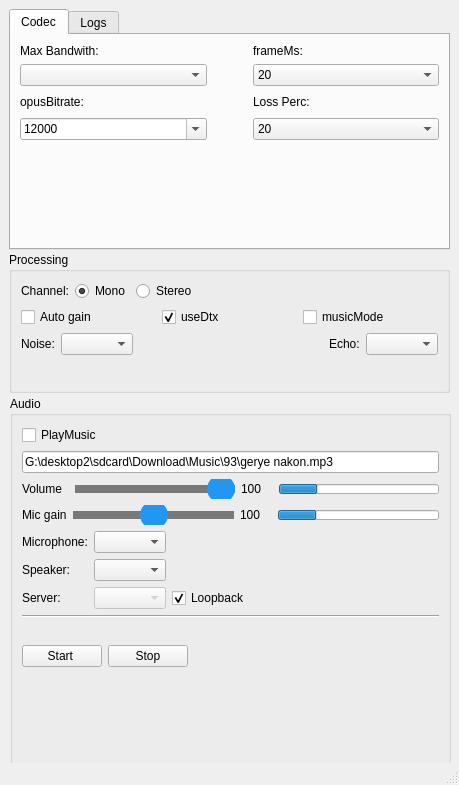
<?xml version="1.0" encoding="UTF-8"?>
<ui version="4.0">
 <class>MainWindow</class>
 <widget class="QMainWindow" name="MainWindow">
  <property name="geometry">
   <rect>
    <x>0</x>
    <y>0</y>
    <width>459</width>
    <height>785</height>
   </rect>
  </property>
  <property name="windowTitle">
   <string>RavAva Example</string>
  </property>
  <widget class="QWidget" name="centralwidget">
   <widget class="QTabWidget" name="tabWidget">
    <property name="geometry">
     <rect>
      <x>9</x>
      <y>9</y>
      <width>441</width>
      <height>241</height>
     </rect>
    </property>
    <property name="tabPosition">
     <enum>QTabWidget::North</enum>
    </property>
    <property name="currentIndex">
     <number>0</number>
    </property>
    <property name="movable">
     <bool>true</bool>
    </property>
    <widget class="QWidget" name="tab1">
     <attribute name="title">
      <string>Codec</string>
     </attribute>
     <layout class="QGridLayout" name="gridLayout">
      <item row="2" column="2">
       <widget class="QLabel" name="label_3">
        <property name="text">
         <string>Loss Perc:</string>
        </property>
       </widget>
      </item>
      <item row="3" column="0">
       <widget class="QComboBox" name="BitRate_comboBox">
        <property name="editable">
         <bool>true</bool>
        </property>
        <property name="currentIndex">
         <number>1</number>
        </property>
        <item>
         <property name="text">
          <string>8000</string>
         </property>
        </item>
        <item>
         <property name="text">
          <string>12000</string>
         </property>
        </item>
        <item>
         <property name="text">
          <string>16000</string>
         </property>
        </item>
        <item>
         <property name="text">
          <string>24000</string>
         </property>
        </item>
        <item>
         <property name="text">
          <string>32000</string>
         </property>
        </item>
        <item>
         <property name="text">
          <string>48000</string>
         </property>
        </item>
        <item>
         <property name="text">
          <string>64000</string>
         </property>
        </item>
        <item>
         <property name="text">
          <string>96000</string>
         </property>
        </item>
        <item>
         <property name="text">
          <string>128000</string>
         </property>
        </item>
       </widget>
      </item>
      <item row="4" column="2">
       <spacer name="verticalSpacer_2">
        <property name="orientation">
         <enum>Qt::Vertical</enum>
        </property>
        <property name="sizeHint" stdset="0">
         <size>
          <width>180</width>
          <height>111</height>
         </size>
        </property>
       </spacer>
      </item>
      <item row="1" column="0">
       <widget class="QComboBox" name="BandWith_comboBox">
        <property name="currentIndex">
         <number>-1</number>
        </property>
       </widget>
      </item>
      <item row="2" column="0">
       <widget class="QLabel" name="label">
        <property name="text">
         <string>opusBitrate:</string>
        </property>
       </widget>
      </item>
      <item row="0" column="0">
       <widget class="QLabel" name="label_5">
        <property name="text">
         <string>Max Bandwith:</string>
        </property>
       </widget>
      </item>
      <item row="2" column="1">
       <spacer name="horizontalSpacer">
        <property name="orientation">
         <enum>Qt::Horizontal</enum>
        </property>
        <property name="sizeType">
         <enum>QSizePolicy::Maximum</enum>
        </property>
        <property name="sizeHint" stdset="0">
         <size>
          <width>40</width>
          <height>20</height>
         </size>
        </property>
       </spacer>
      </item>
      <item row="1" column="2">
       <widget class="QComboBox" name="frameMS_comboBox">
        <property name="currentText">
         <string>20</string>
        </property>
        <property name="currentIndex">
         <number>1</number>
        </property>
        <item>
         <property name="text">
          <string>10</string>
         </property>
        </item>
        <item>
         <property name="text">
          <string>20</string>
         </property>
        </item>
        <item>
         <property name="text">
          <string>40</string>
         </property>
        </item>
        <item>
         <property name="text">
          <string>60</string>
         </property>
        </item>
        <item>
         <property name="text">
          <string>80</string>
         </property>
        </item>
        <item>
         <property name="text">
          <string>100</string>
         </property>
        </item>
        <item>
         <property name="text">
          <string>120</string>
         </property>
        </item>
       </widget>
      </item>
      <item row="3" column="2">
       <widget class="QComboBox" name="LossPrec_comboBox">
        <property name="currentText">
         <string>20</string>
        </property>
        <property name="currentIndex">
         <number>2</number>
        </property>
        <item>
         <property name="text">
          <string>0</string>
         </property>
        </item>
        <item>
         <property name="text">
          <string>10</string>
         </property>
        </item>
        <item>
         <property name="text">
          <string>20</string>
         </property>
        </item>
        <item>
         <property name="text">
          <string>30</string>
         </property>
        </item>
        <item>
         <property name="text">
          <string>40</string>
         </property>
        </item>
        <item>
         <property name="text">
          <string>50</string>
         </property>
        </item>
        <item>
         <property name="text">
          <string>60</string>
         </property>
        </item>
        <item>
         <property name="text">
          <string>70</string>
         </property>
        </item>
        <item>
         <property name="text">
          <string>80</string>
         </property>
        </item>
        <item>
         <property name="text">
          <string>90</string>
         </property>
        </item>
        <item>
         <property name="text">
          <string>100</string>
         </property>
        </item>
       </widget>
      </item>
      <item row="0" column="2">
       <widget class="QLabel" name="label_2">
        <property name="text">
         <string>frameMs:</string>
        </property>
       </widget>
      </item>
     </layout>
    </widget>
    <widget class="QWidget" name="tab2">
     <attribute name="title">
      <string>Logs</string>
     </attribute>
     <layout class="QGridLayout" name="gridLayout_3">
      <item row="0" column="0">
       <widget class="QPushButton" name="btnCopyLog">
        <property name="text">
         <string>Copy log</string>
        </property>
       </widget>
      </item>
      <item row="1" column="0">
       <widget class="QPlainTextEdit" name="txtLog"/>
      </item>
     </layout>
    </widget>
   </widget>
   <widget class="QGroupBox" name="groupBox_2">
    <property name="geometry">
     <rect>
      <x>9</x>
      <y>252</y>
      <width>441</width>
      <height>141</height>
     </rect>
    </property>
    <property name="title">
     <string>Processing</string>
    </property>
    <layout class="QGridLayout" name="gridLayout_4">
     <item row="0" column="0" colspan="5">
      <layout class="QHBoxLayout" name="horizontalLayout_3">
       <item>
        <widget class="QLabel" name="label_6">
         <property name="text">
          <string>Channel:</string>
         </property>
        </widget>
       </item>
       <item>
        <widget class="QRadioButton" name="radioButton_mono">
         <property name="text">
          <string>Mono</string>
         </property>
         <property name="checked">
          <bool>true</bool>
         </property>
        </widget>
       </item>
       <item>
        <widget class="QRadioButton" name="radioButton_Stereo">
         <property name="text">
          <string>Stereo</string>
         </property>
        </widget>
       </item>
       <item>
        <spacer name="horizontalSpacer_4">
         <property name="orientation">
          <enum>Qt::Horizontal</enum>
         </property>
         <property name="sizeHint" stdset="0">
          <size>
           <width>40</width>
           <height>20</height>
          </size>
         </property>
        </spacer>
       </item>
      </layout>
     </item>
     <item row="1" column="0" colspan="5">
      <layout class="QHBoxLayout" name="horizontalLayout_2">
       <item>
        <widget class="QCheckBox" name="autoGain_checkBox">
         <property name="toolTip">
          <string>Automatic mic level + limiter (webrtc AGC2)</string>
         </property>
         <property name="text">
          <string>Auto gain</string>
         </property>
        </widget>
       </item>
       <item>
        <widget class="QCheckBox" name="useDtx_checkBox">
         <property name="text">
          <string>useDtx</string>
         </property>
         <property name="checked">
          <bool>true</bool>
         </property>
         <property name="autoRepeat">
          <bool>false</bool>
         </property>
         <property name="autoExclusive">
          <bool>false</bool>
         </property>
        </widget>
       </item>
       <item>
        <widget class="QCheckBox" name="musicMode_checkBox">
         <property name="toolTip">
          <string>Music mode: Opus is tuned for music (full bandwidth, fine treble) instead of speech. Channels, bitrate and frame size stay as set.</string>
         </property>
         <property name="text">
          <string>musicMode</string>
         </property>
         <property name="checked">
          <bool>false</bool>
         </property>
        </widget>
       </item>
      </layout>
     </item>
     <item row="2" column="1">
      <widget class="QComboBox" name="noise_comboBox">
       <property name="toolTip">
        <string>Noise suppression on the microphone (webrtc). Applied on Start.</string>
       </property>
      </widget>
     </item>
     <item row="2" column="0">
      <widget class="QLabel" name="label_inputDevice_2">
       <property name="text">
        <string>Noise:</string>
       </property>
      </widget>
     </item>
     <item row="2" column="4">
      <widget class="QComboBox" name="echoLevel_comboBox">
       <property name="toolTip">
        <string>Higher = your voice is cut less while the speaker plays (more echo may pass). Applied on Start.</string>
       </property>
      </widget>
     </item>
     <item row="2" column="3">
      <widget class="QLabel" name="label_inputDevice_3">
       <property name="text">
        <string>Echo:</string>
       </property>
      </widget>
     </item>
     <item row="2" column="2">
      <spacer name="horizontalSpacer_3">
       <property name="orientation">
        <enum>Qt::Horizontal</enum>
       </property>
       <property name="sizeHint" stdset="0">
        <size>
         <width>94</width>
         <height>20</height>
        </size>
       </property>
      </spacer>
     </item>
     <item row="3" column="1">
      <spacer name="verticalSpacer_3">
       <property name="orientation">
        <enum>Qt::Vertical</enum>
       </property>
       <property name="sizeHint" stdset="0">
        <size>
         <width>20</width>
         <height>40</height>
        </size>
       </property>
      </spacer>
     </item>
    </layout>
   </widget>
   <widget class="QGroupBox" name="groupBox_3">
    <property name="geometry">
     <rect>
      <x>10</x>
      <y>396</y>
      <width>441</width>
      <height>371</height>
     </rect>
    </property>
    <property name="styleSheet">
     <string notr="true"> QSlider::handle:horizontal {
        width: 28px;
        height: 28px;
        margin: -10px 0;
        background: #2196F3;
        border-radius: 14px;
    }

    QSlider::groove:horizontal {
        height: 8px;
        background: rgb(120, 120, 120);
        border-radius: 40px;
    }</string>
    </property>
    <property name="title">
     <string>Audio</string>
    </property>
    <layout class="QVBoxLayout" name="verticalLayout">
     <property name="spacing">
      <number>6</number>
     </property>
     <property name="bottomMargin">
      <number>3</number>
     </property>
     <item>
      <layout class="QVBoxLayout" name="verticalLayout_2">
       <item>
        <widget class="QCheckBox" name="playMusic_checkBox">
         <property name="text">
          <string>PlayMusic</string>
         </property>
        </widget>
       </item>
       <item>
        <widget class="QLineEdit" name="txtMusicPath">
         <property name="minimumSize">
          <size>
           <width>0</width>
           <height>0</height>
          </size>
         </property>
         <property name="text">
          <string>G:\desktop2\sdcard\Download\Music\93\gerye nakon.mp3</string>
         </property>
        </widget>
       </item>
      </layout>
     </item>
     <item>
      <layout class="QHBoxLayout" name="horizontalLayout_volume">
       <item>
        <widget class="QLabel" name="label_volume">
         <property name="text">
          <string>Volume  </string>
         </property>
         <property name="margin">
          <number>10</number>
         </property>
        </widget>
       </item>
       <item>
        <widget class="QSlider" name="VolumeSlider">
         <property name="toolTip">
          <string>Volume of the received audio (0..100)</string>
         </property>
         <property name="minimum">
          <number>0</number>
         </property>
         <property name="maximum">
          <number>100</number>
         </property>
         <property name="value">
          <number>100</number>
         </property>
         <property name="orientation">
          <enum>Qt::Horizontal</enum>
         </property>
         <property name="tickPosition">
          <enum>QSlider::TicksBelow</enum>
         </property>
         <property name="tickInterval">
          <number>5</number>
         </property>
        </widget>
       </item>
       <item>
        <widget class="QLabel" name="label_volumeValue">
         <property name="minimumSize">
          <size>
           <width>32</width>
           <height>0</height>
          </size>
         </property>
         <property name="text">
          <string>100</string>
         </property>
        </widget>
       </item>
       <item>
        <widget class="QProgressBar" name="receivedVolume">
         <property name="maximumSize">
          <size>
           <width>16777215</width>
           <height>10</height>
          </size>
         </property>
         <property name="value">
          <number>24</number>
         </property>
         <property name="textVisible">
          <bool>false</bool>
         </property>
         <property name="orientation">
          <enum>Qt::Horizontal</enum>
         </property>
         <property name="invertedAppearance">
          <bool>false</bool>
         </property>
         <property name="textDirection">
          <enum>QProgressBar::BottomToTop</enum>
         </property>
        </widget>
       </item>
      </layout>
     </item>
     <item>
      <layout class="QHBoxLayout" name="horizontalLayout_micGain">
       <item>
        <widget class="QLabel" name="label_micGain">
         <property name="text">
          <string>Mic gain</string>
         </property>
         <property name="margin">
          <number>10</number>
         </property>
        </widget>
       </item>
       <item>
        <widget class="QSlider" name="MicGainSlider">
         <property name="toolTip">
          <string>Microphone gain: 100 = unchanged, up to 200 (+12 dB)</string>
         </property>
         <property name="minimum">
          <number>0</number>
         </property>
         <property name="maximum">
          <number>200</number>
         </property>
         <property name="value">
          <number>100</number>
         </property>
         <property name="orientation">
          <enum>Qt::Horizontal</enum>
         </property>
         <property name="tickPosition">
          <enum>QSlider::TicksBelow</enum>
         </property>
         <property name="tickInterval">
          <number>10</number>
         </property>
        </widget>
       </item>
       <item>
        <widget class="QLabel" name="label_micGainValue">
         <property name="minimumSize">
          <size>
           <width>32</width>
           <height>0</height>
          </size>
         </property>
         <property name="text">
          <string>100</string>
         </property>
        </widget>
       </item>
       <item>
        <widget class="QProgressBar" name="myVolume">
         <property name="maximumSize">
          <size>
           <width>16777215</width>
           <height>10</height>
          </size>
         </property>
         <property name="value">
          <number>24</number>
         </property>
         <property name="textVisible">
          <bool>false</bool>
         </property>
         <property name="orientation">
          <enum>Qt::Horizontal</enum>
         </property>
         <property name="invertedAppearance">
          <bool>false</bool>
         </property>
         <property name="textDirection">
          <enum>QProgressBar::BottomToTop</enum>
         </property>
        </widget>
       </item>
      </layout>
     </item>
     <item>
      <layout class="QGridLayout" name="gridLayout_2">
       <item row="0" column="1">
        <widget class="QComboBox" name="inputDevice_comboBox">
         <property name="toolTip">
          <string>Recording device (applied on Start)</string>
         </property>
        </widget>
       </item>
       <item row="1" column="0">
        <widget class="QLabel" name="label_outputDevice">
         <property name="text">
          <string>Speaker:</string>
         </property>
        </widget>
       </item>
       <item row="0" column="0">
        <widget class="QLabel" name="label_inputDevice">
         <property name="text">
          <string>Microphone:</string>
         </property>
        </widget>
       </item>
       <item row="1" column="1">
        <widget class="QComboBox" name="outputDevice_comboBox">
         <property name="toolTip">
          <string>Playback device (applied on Start)</string>
         </property>
        </widget>
       </item>
       <item row="0" column="2">
        <spacer name="horizontalSpacer_5">
         <property name="orientation">
          <enum>Qt::Horizontal</enum>
         </property>
         <property name="sizeHint" stdset="0">
          <size>
           <width>40</width>
           <height>20</height>
          </size>
         </property>
        </spacer>
       </item>
       <item row="2" column="0">
        <widget class="QLabel" name="lblServer">
         <property name="text">
          <string>Server:</string>
         </property>
        </widget>
       </item>
       <item row="2" column="1">
        <widget class="QComboBox" name="server_comboBox">
         <property name="enabled">
          <bool>false</bool>
         </property>
        </widget>
       </item>
       <item row="2" column="2">
        <widget class="QCheckBox" name="LoopBack_checkBox">
         <property name="text">
          <string>Loopback</string>
         </property>
         <property name="checked">
          <bool>true</bool>
         </property>
         <property name="autoRepeat">
          <bool>false</bool>
         </property>
         <property name="autoExclusive">
          <bool>false</bool>
         </property>
        </widget>
       </item>
      </layout>
     </item>
     <item>
      <widget class="Line" name="line">
       <property name="orientation">
        <enum>Qt::Horizontal</enum>
       </property>
      </widget>
     </item>
     <item>
      <layout class="QHBoxLayout" name="horizontalLayout">
       <property name="leftMargin">
        <number>0</number>
       </property>
       <property name="bottomMargin">
        <number>0</number>
       </property>
       <item>
        <widget class="QPushButton" name="btnStartRecording">
         <property name="text">
          <string>Start </string>
         </property>
        </widget>
       </item>
       <item>
        <widget class="QPushButton" name="btnStopRecording">
         <property name="text">
          <string>Stop</string>
         </property>
        </widget>
       </item>
       <item>
        <spacer name="horizontalSpacer_2">
         <property name="orientation">
          <enum>Qt::Horizontal</enum>
         </property>
         <property name="sizeType">
          <enum>QSizePolicy::Expanding</enum>
         </property>
         <property name="sizeHint" stdset="0">
          <size>
           <width>40</width>
           <height>20</height>
          </size>
         </property>
        </spacer>
       </item>
       <item>
        <widget class="QPushButton" name="btnTalk">
         <property name="minimumSize">
          <size>
           <width>64</width>
           <height>64</height>
          </size>
         </property>
         <property name="maximumSize">
          <size>
           <width>64</width>
           <height>64</height>
          </size>
         </property>
         <property name="styleSheet">
          <string notr="true">
QWidget::disabled{
    color: #787878;
}

QPushButton{
    background-color: transparent;
    border-color: #f0f0f0;
    border-width: 0px;
    border-radius: 0px;
    border-style: solid;
    min-width: 64px;
    min-height: 64px;
    color: #000;
}

QPushButton::hover{
   /* background-color: #3dacf1;*/
}

QPushButton::pressed{
  /*  background-color: #fffccc;*/
}

QPushButton:hover:!pressed
{
 /* border: 1px solid red;*/
}
QPushButton::disabled
{
  /*border: 1px solid red;*/
  background-color: #f0f0f0;
}

QPushButton:checked {
/*
    background-color: #50c0f9;
    border: 1px solid #ffffff;
    color: #ffffff;*/
}
</string>
         </property>
         <property name="text">
          <string/>
         </property>
         <property name="icon">
          <iconset resource="resource.qrc">
           <normaloff>:/icons/resource/icon/mic-off.png</normaloff>:/icons/resource/icon/mic-off.png</iconset>
         </property>
         <property name="iconSize">
          <size>
           <width>64</width>
           <height>64</height>
          </size>
         </property>
         <property name="checkable">
          <bool>true</bool>
         </property>
        </widget>
       </item>
      </layout>
     </item>
     <item>
      <spacer name="verticalSpacer">
       <property name="orientation">
        <enum>Qt::Vertical</enum>
       </property>
       <property name="sizeHint" stdset="0">
        <size>
         <width>20</width>
         <height>40</height>
        </size>
       </property>
      </spacer>
     </item>
    </layout>
   </widget>
  </widget>
  <widget class="QStatusBar" name="statusbar"/>
 </widget>
 <resources>
  <include location="resource.qrc"/>
 </resources>
 <connections/>
</ui>
